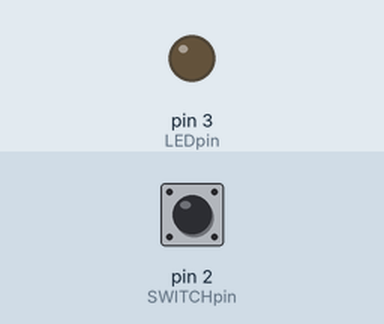
The sketch below on a simulated Arduino Uno, built with avr-gcc and run on an emulated ATmega328P. On the bench: output pins drawn as LEDs (lit = HIGH). Dashed ring = blinking. Inputs (shaded band) come from the test bench; at power-on: pin 2 (SWITCHpin) HIGH.

Above: at 1.2 s.
1.3 s: pin 2 (SWITCHpin) pulsed LOW 5 times (0.12 s each, 0.3 s apart)
At 1.75 s:
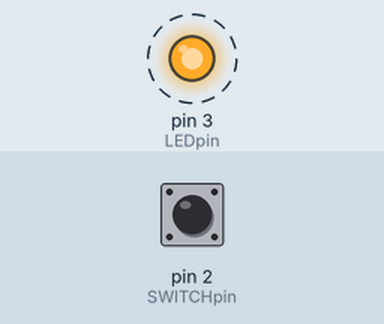
4.3 s: pin 2 (SWITCHpin) pulled LOW for 0.15 s
At 5.1 s:
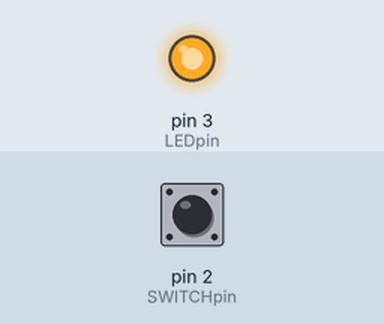
5.9 s: pin 2 (SWITCHpin) pulled LOW for 1 s
At 6.3 s:
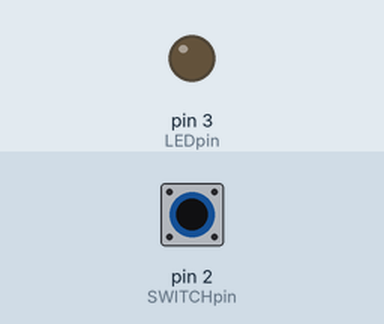
Timing chart, 0 to 8.9 s (numbered marks = the images above; inputs shaded):
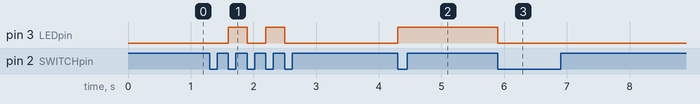

Measured:
- after the input at 1.3 s, pin 3 (LEDpin): alternates HIGH for 0.30 s and LOW for 0.30 s, 4 changes in all, then stays LOW, starting after 0.30 s
- after the input at 4.3 s, pin 3 (LEDpin): LOW → HIGH at once
- after the input at 5.9 s, pin 3 (LEDpin): HIGH → LOW at once

The sketch:

SimpleToggle_PB_LED_V1Milllisecond.ino
```cpp
    /* SimpleToggle_PB_LED */
long interval = 100;
long Beforemillis = 0;
const byte LEDpin = 3;
const byte SWITCHpin = 2;

byte LEDstate = HIGH;
byte SWITCHstate;
byte lastSWITCHstate;

void setup() {
  // put your setup code here, to run once:
pinMode(LEDpin, OUTPUT);
pinMode(SWITCHpin, INPUT);
digitalWrite(SWITCHpin, HIGH);
}


void loop() {
  // put your main code here, to run repeatedly:

  SWITCHstate = digitalRead(SWITCHpin);

  if ((lastSWITCHstate == HIGH) && (SWITCHstate == LOW))
  {

   unsigned long currentMillis = millis();

    if(currentMillis - Beforemillis > interval){
    Beforemillis = currentMillis;

      LEDstate = !LEDstate;
      digitalWrite(LEDpin, LEDstate);
    }


}
lastSWITCHstate = SWITCHstate;
}
```
